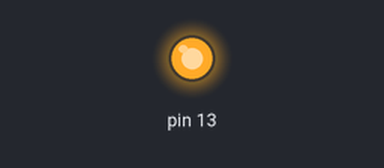
This sketch was run on a simulated Arduino Uno, built with avr-gcc and run on an emulated ATmega328P. On the bench: output pins drawn as LEDs (lit = HIGH).

Above: at 0.5 s.
At 4.3 s:
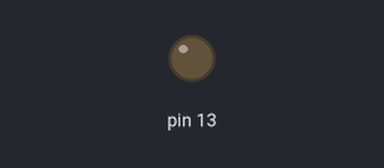
Timing chart, 0 to 6.4 s (numbered marks = the images above):
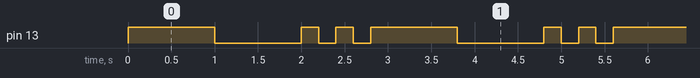

Measured:
- by itself, pin 13: repeats every 2.8 s: LOW 1.0 s, 2 × (HIGH 0.20 s, LOW 0.20 s), HIGH 1.0 s
- by itself, everything shown: repeats every 2.8 s, in 6 steps

The sketch:

_14-07.ino
```cpp
void setup() {
pinMode(13,OUTPUT);
}

void loop() {
blinks(13,1000);
blinks(13,200);blinks(13,200);
}
void blinks(int a,int t) {
  digitalWrite(a,HIGH);delay(t);
  digitalWrite(a,LOW);delay(t);
}
```
